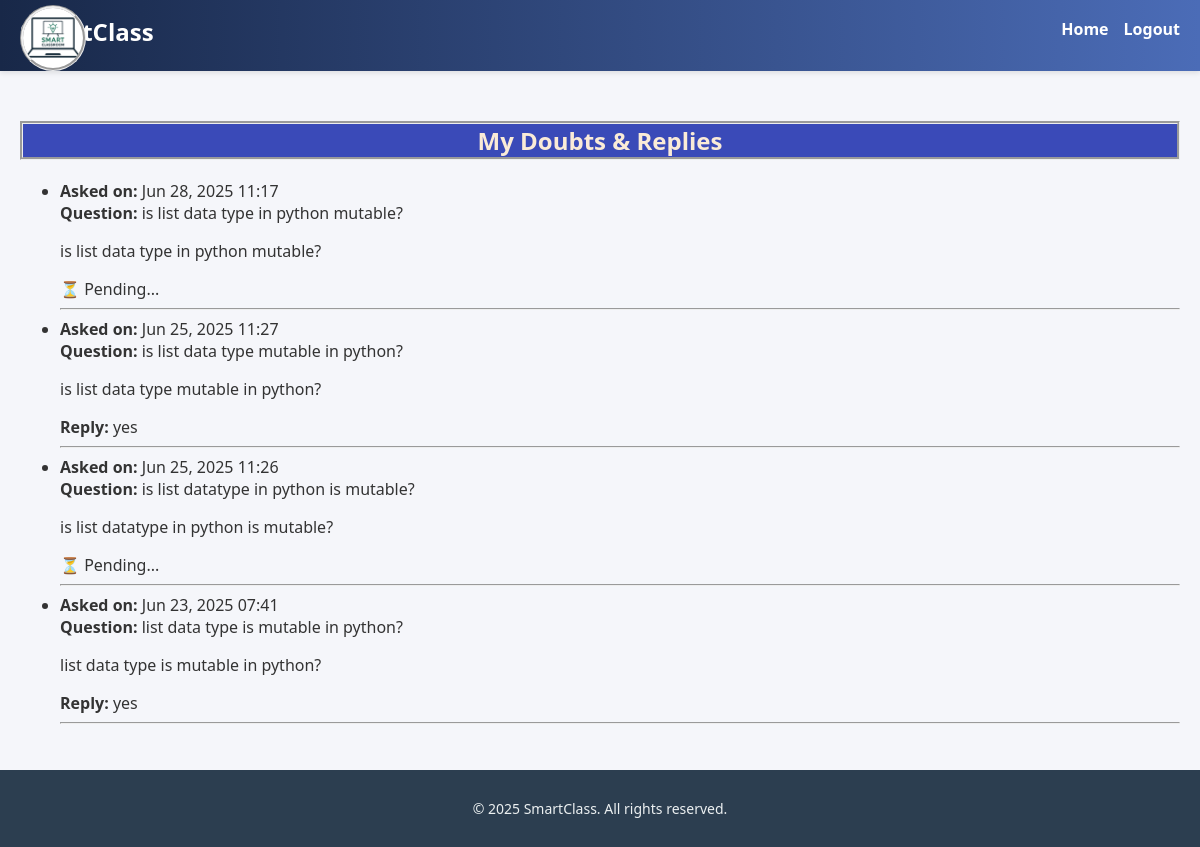
Page /student/my-doubts/ (signed in) on the earlier database version.
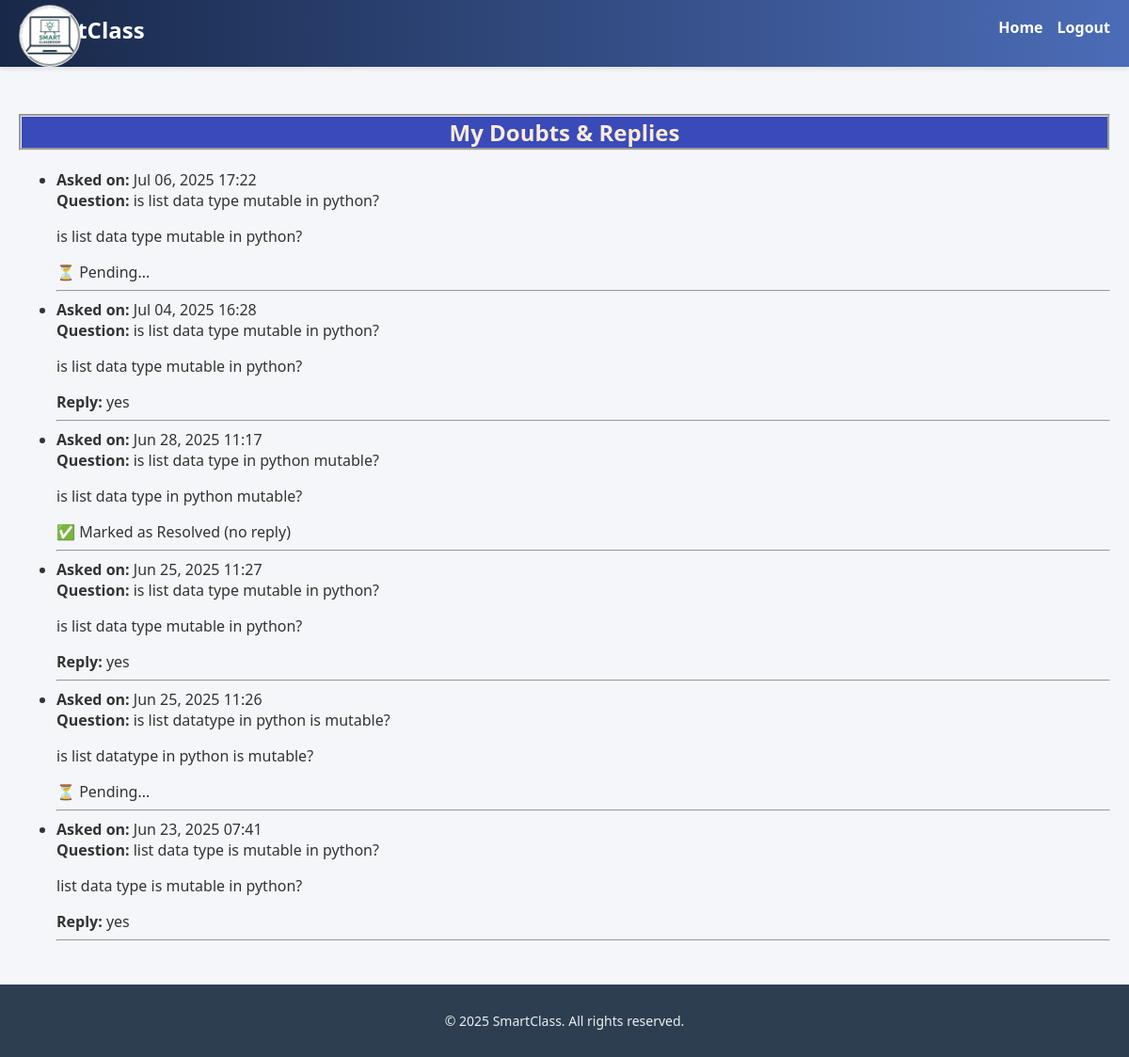
Same page on the later database version.
### core/models.py (models this page shows, shortened)
class Doubt(models.Model):
    student = models.ForeignKey(User, on_delete=models.CASCADE, related_name='doubts')
    teacher = models.ForeignKey(User, on_delete=models.CASCADE, related_name='assigned_doubts')
    question = models.TextField()
    reply = models.TextField(blank=True, null=True)
    created_at = models.DateTimeField(auto_now_add=True)
    is_resolved = models.BooleanField(default=False)

### core/views.py (the view)
# urls.py: path('student/my-doubts/', views.my_doubts, name='my_doubts'),
@login_required
def my_doubts(request):
    doubts = Doubt.objects.filter(student=request.user).order_by('-created_at')
    return render(request, 'core/my_doubts.html', {'doubts': doubts})

### core/templates/core/my_doubts.html
{% extends "core/base.html" %}
{% block content %}
<h2 style="border-style: groove;background-color: rgb(58, 74, 184);color: antiquewhite;"><center>My Doubts & Replies</center></h2>
<ul>
  {% for doubt in doubts %}
    <li>
      <strong>Asked on:</strong> {{ doubt.created_at|date:"M d, Y H:i" }}<br>
      <strong>Question:</strong> {{ doubt.question }}<br>
<p class="question">{{ doubt.question }}</p>
      {% if doubt.reply %}
        <strong>Reply:</strong> {{ doubt.reply }}
      {% elif doubt.is_resolved %}
        ✅ Marked as Resolved (no reply)
      {% else %}
        ⏳ Pending...
      {% endif %}
    </li>
    <hr>
  {% empty %}
    <p>You haven’t submitted any doubts yet.</p>
  {% endfor %}
</ul>
{% endblock %}

Differences in the rows shown:
added Doubt: created_at "Jul 06, 2025 17:22", question "is list data type mutable in python?", is_resolved "⏳ Pending..."
added Doubt: created_at "Jul 04, 2025 16:28", question "is list data type mutable in python?", reply "yes"
changed Doubt "Jun 28, 2025 11:17": is_resolved "⏳ Pending..." → "✅ Marked as Resolved (no reply)"
